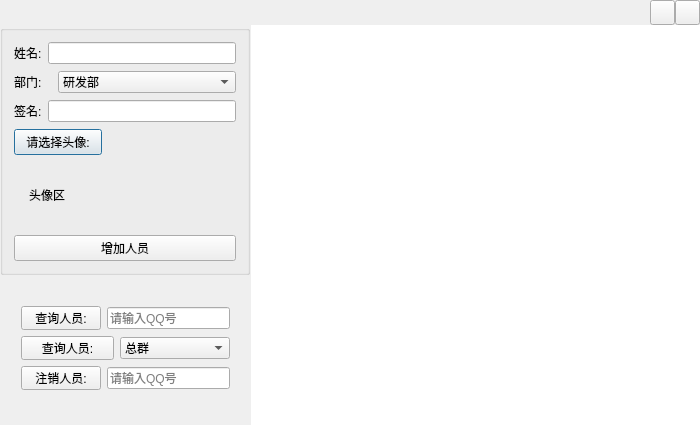
<?xml version="1.0" encoding="UTF-8"?>
<ui version="4.0">
 <class>serverClass</class>
 <widget class="QDialog" name="serverClass">
  <property name="geometry">
   <rect>
    <x>0</x>
    <y>0</y>
    <width>700</width>
    <height>425</height>
   </rect>
  </property>
  <property name="sizePolicy">
   <sizepolicy hsizetype="Fixed" vsizetype="Fixed">
    <horstretch>0</horstretch>
    <verstretch>0</verstretch>
   </sizepolicy>
  </property>
  <property name="minimumSize">
   <size>
    <width>700</width>
    <height>425</height>
   </size>
  </property>
  <property name="maximumSize">
   <size>
    <width>700</width>
    <height>425</height>
   </size>
  </property>
  <property name="windowTitle">
   <string>server</string>
  </property>
  <property name="styleSheet">
   <string notr="true"/>
  </property>
  <widget class="QWidget" name="leftWidget" native="true">
   <property name="geometry">
    <rect>
     <x>0</x>
     <y>25</y>
     <width>250</width>
     <height>400</height>
    </rect>
   </property>
   <property name="sizePolicy">
    <sizepolicy hsizetype="Expanding" vsizetype="Fixed">
     <horstretch>0</horstretch>
     <verstretch>0</verstretch>
    </sizepolicy>
   </property>
   <property name="minimumSize">
    <size>
     <width>0</width>
     <height>400</height>
    </size>
   </property>
   <property name="maximumSize">
    <size>
     <width>16777215</width>
     <height>400</height>
    </size>
   </property>
   <widget class="QGroupBox" name="groupBox">
    <property name="geometry">
     <rect>
      <x>0</x>
      <y>0</y>
      <width>250</width>
      <height>250</height>
     </rect>
    </property>
    <property name="sizePolicy">
     <sizepolicy hsizetype="Preferred" vsizetype="Fixed">
      <horstretch>0</horstretch>
      <verstretch>0</verstretch>
     </sizepolicy>
    </property>
    <property name="minimumSize">
     <size>
      <width>0</width>
      <height>250</height>
     </size>
    </property>
    <property name="maximumSize">
     <size>
      <width>16777215</width>
      <height>250</height>
     </size>
    </property>
    <property name="title">
     <string/>
    </property>
    <layout class="QVBoxLayout" name="verticalLayout">
     <property name="spacing">
      <number>7</number>
     </property>
     <property name="leftMargin">
      <number>11</number>
     </property>
     <item>
      <layout class="QHBoxLayout" name="horizontalLayout">
       <item>
        <widget class="QLabel" name="label">
         <property name="text">
          <string>姓名:</string>
         </property>
        </widget>
       </item>
       <item>
        <widget class="QLineEdit" name="nameLineEdit"/>
       </item>
      </layout>
     </item>
     <item>
      <layout class="QHBoxLayout" name="horizontalLayout_2">
       <item>
        <widget class="QLabel" name="label_2">
         <property name="minimumSize">
          <size>
           <width>38</width>
           <height>0</height>
          </size>
         </property>
         <property name="maximumSize">
          <size>
           <width>38</width>
           <height>16777215</height>
          </size>
         </property>
         <property name="text">
          <string>部门:</string>
         </property>
        </widget>
       </item>
       <item>
        <widget class="QComboBox" name="deptComboBox">
         <item>
          <property name="text">
           <string>研发部</string>
          </property>
         </item>
         <item>
          <property name="text">
           <string>测试部</string>
          </property>
         </item>
         <item>
          <property name="text">
           <string>销售部</string>
          </property>
         </item>
        </widget>
       </item>
      </layout>
     </item>
     <item>
      <layout class="QHBoxLayout" name="horizontalLayout_3">
       <item>
        <widget class="QLabel" name="label_3">
         <property name="text">
          <string>签名:</string>
         </property>
        </widget>
       </item>
       <item>
        <widget class="QLineEdit" name="signLineEdit"/>
       </item>
      </layout>
     </item>
     <item>
      <widget class="QPushButton" name="imgBtn">
       <property name="minimumSize">
        <size>
         <width>88</width>
         <height>0</height>
        </size>
       </property>
       <property name="maximumSize">
        <size>
         <width>88</width>
         <height>16777215</height>
        </size>
       </property>
       <property name="text">
        <string>请选择头像:</string>
       </property>
      </widget>
     </item>
     <item>
      <widget class="QLabel" name="imgLabel">
       <property name="minimumSize">
        <size>
         <width>66</width>
         <height>66</height>
        </size>
       </property>
       <property name="maximumSize">
        <size>
         <width>66</width>
         <height>66</height>
        </size>
       </property>
       <property name="text">
        <string>头像区</string>
       </property>
       <property name="alignment">
        <set>Qt::AlignCenter</set>
       </property>
      </widget>
     </item>
     <item>
      <widget class="QPushButton" name="addBtn">
       <property name="text">
        <string>增加人员</string>
       </property>
      </widget>
     </item>
    </layout>
   </widget>
   <widget class="QWidget" name="layoutWidget">
    <property name="geometry">
     <rect>
      <x>10</x>
      <y>270</y>
      <width>231</width>
      <height>106</height>
     </rect>
    </property>
    <layout class="QVBoxLayout" name="verticalLayout_3">
     <item>
      <layout class="QHBoxLayout" name="horizontalLayout_5">
       <item>
        <widget class="QPushButton" name="queryIDBtn">
         <property name="text">
          <string>查询人员:</string>
         </property>
        </widget>
       </item>
       <item>
        <widget class="QLineEdit" name="queryIDLineEdit">
         <property name="placeholderText">
          <string>请输入QQ号</string>
         </property>
        </widget>
       </item>
      </layout>
     </item>
     <item>
      <layout class="QHBoxLayout" name="horizontalLayout_6">
       <item>
        <widget class="QPushButton" name="queryDeptBtn">
         <property name="minimumSize">
          <size>
           <width>93</width>
           <height>0</height>
          </size>
         </property>
         <property name="maximumSize">
          <size>
           <width>93</width>
           <height>16777215</height>
          </size>
         </property>
         <property name="text">
          <string>查询人员:</string>
         </property>
        </widget>
       </item>
       <item>
        <widget class="QComboBox" name="queryDeptComboBox">
         <item>
          <property name="text">
           <string>总群</string>
          </property>
         </item>
         <item>
          <property name="text">
           <string>研发部</string>
          </property>
         </item>
         <item>
          <property name="text">
           <string>测试部</string>
          </property>
         </item>
         <item>
          <property name="text">
           <string>销售部</string>
          </property>
         </item>
        </widget>
       </item>
      </layout>
     </item>
     <item>
      <layout class="QHBoxLayout" name="horizontalLayout_7">
       <item>
        <widget class="QPushButton" name="delBtn">
         <property name="text">
          <string>注销人员:</string>
         </property>
        </widget>
       </item>
       <item>
        <widget class="QLineEdit" name="delIDLineEdit">
         <property name="placeholderText">
          <string>请输入QQ号</string>
         </property>
        </widget>
       </item>
      </layout>
     </item>
    </layout>
   </widget>
  </widget>
  <widget class="QScrollArea" name="scrollArea">
   <property name="geometry">
    <rect>
     <x>251</x>
     <y>25</y>
     <width>450</width>
     <height>400</height>
    </rect>
   </property>
   <property name="sizePolicy">
    <sizepolicy hsizetype="Expanding" vsizetype="Fixed">
     <horstretch>0</horstretch>
     <verstretch>0</verstretch>
    </sizepolicy>
   </property>
   <property name="minimumSize">
    <size>
     <width>0</width>
     <height>400</height>
    </size>
   </property>
   <property name="maximumSize">
    <size>
     <width>16777215</width>
     <height>400</height>
    </size>
   </property>
   <property name="frameShape">
    <enum>QFrame::NoFrame</enum>
   </property>
   <property name="lineWidth">
    <number>1</number>
   </property>
   <property name="widgetResizable">
    <bool>true</bool>
   </property>
   <widget class="QWidget" name="scrollAreaWidgetContents">
    <property name="geometry">
     <rect>
      <x>0</x>
      <y>0</y>
      <width>450</width>
      <height>400</height>
     </rect>
    </property>
    <widget class="QTableWidget" name="tableWidget">
     <property name="geometry">
      <rect>
       <x>0</x>
       <y>0</y>
       <width>450</width>
       <height>400</height>
      </rect>
     </property>
     <property name="sizePolicy">
      <sizepolicy hsizetype="Expanding" vsizetype="Fixed">
       <horstretch>0</horstretch>
       <verstretch>0</verstretch>
      </sizepolicy>
     </property>
     <property name="minimumSize">
      <size>
       <width>0</width>
       <height>400</height>
      </size>
     </property>
     <property name="maximumSize">
      <size>
       <width>16777215</width>
       <height>400</height>
      </size>
     </property>
     <property name="frameShape">
      <enum>QFrame::NoFrame</enum>
     </property>
     <property name="lineWidth">
      <number>1</number>
     </property>
    </widget>
   </widget>
  </widget>
  <widget class="QWidget" name="titleWidget" native="true">
   <property name="geometry">
    <rect>
     <x>0</x>
     <y>0</y>
     <width>700</width>
     <height>25</height>
    </rect>
   </property>
   <property name="sizePolicy">
    <sizepolicy hsizetype="Expanding" vsizetype="Fixed">
     <horstretch>0</horstretch>
     <verstretch>0</verstretch>
    </sizepolicy>
   </property>
   <property name="minimumSize">
    <size>
     <width>0</width>
     <height>25</height>
    </size>
   </property>
   <property name="maximumSize">
    <size>
     <width>16777215</width>
     <height>25</height>
    </size>
   </property>
   <widget class="QLabel" name="titleIcon">
    <property name="geometry">
     <rect>
      <x>5</x>
      <y>5</y>
      <width>42</width>
      <height>18</height>
     </rect>
    </property>
    <property name="text">
     <string/>
    </property>
   </widget>
   <widget class="QPushButton" name="sysmin">
    <property name="geometry">
     <rect>
      <x>650</x>
      <y>0</y>
      <width>25</width>
      <height>25</height>
     </rect>
    </property>
    <property name="sizePolicy">
     <sizepolicy hsizetype="Fixed" vsizetype="Fixed">
      <horstretch>0</horstretch>
      <verstretch>0</verstretch>
     </sizepolicy>
    </property>
    <property name="minimumSize">
     <size>
      <width>25</width>
      <height>25</height>
     </size>
    </property>
    <property name="maximumSize">
     <size>
      <width>25</width>
      <height>25</height>
     </size>
    </property>
    <property name="text">
     <string/>
    </property>
   </widget>
   <widget class="QPushButton" name="sysclose">
    <property name="geometry">
     <rect>
      <x>675</x>
      <y>0</y>
      <width>25</width>
      <height>25</height>
     </rect>
    </property>
    <property name="sizePolicy">
     <sizepolicy hsizetype="Fixed" vsizetype="Fixed">
      <horstretch>0</horstretch>
      <verstretch>0</verstretch>
     </sizepolicy>
    </property>
    <property name="minimumSize">
     <size>
      <width>25</width>
      <height>25</height>
     </size>
    </property>
    <property name="maximumSize">
     <size>
      <width>25</width>
      <height>25</height>
     </size>
    </property>
    <property name="text">
     <string/>
    </property>
   </widget>
  </widget>
 </widget>
 <layoutdefault spacing="6" margin="11"/>
 <resources>
  <include location="server.qrc"/>
 </resources>
 <connections/>
</ui>
